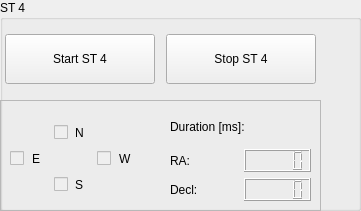
     <widget class="QGroupBox" name="gbST4">
      <property name="geometry">
       <rect>
        <x>410</x>
        <y>200</y>
        <width>361</width>
        <height>211</height>
       </rect>
      </property>
      <property name="title">
       <string>ST 4</string>
      </property>
      <widget class="QFrame" name="frame_3">
       <property name="geometry">
        <rect>
         <x>0</x>
         <y>100</y>
         <width>321</width>
         <height>111</height>
        </rect>
       </property>
       <property name="frameShape">
        <enum>QFrame::StyledPanel</enum>
       </property>
       <property name="frameShadow">
        <enum>QFrame::Raised</enum>
       </property>
       <widget class="QWidget" name="layoutWidget_4">
        <property name="geometry">
         <rect>
          <x>10</x>
          <y>20</y>
          <width>125</width>
          <height>77</height>
         </rect>
        </property>
        <layout class="QGridLayout" name="gridLayout">
         <item row="0" column="2">
          <widget class="QCheckBox" name="cbST4North">
           <property name="enabled">
            <bool>false</bool>
           </property>
           <property name="text">
            <string/>
           </property>
          </widget>
         </item>
         <item row="0" column="3">
          <widget class="QLabel" name="lst4n">
           <property name="text">
            <string>N</string>
           </property>
          </widget>
         </item>
         <item row="1" column="0">
          <widget class="QCheckBox" name="cbST4East">
           <property name="enabled">
            <bool>false</bool>
           </property>
           <property name="text">
            <string/>
           </property>
          </widget>
         </item>
         <item row="1" column="1">
          <widget class="QLabel" name="lst4e">
           <property name="text">
            <string>E</string>
           </property>
          </widget>
         </item>
         <item row="1" column="4">
          <widget class="QCheckBox" name="cbST4West">
           <property name="enabled">
            <bool>false</bool>
           </property>
           <property name="text">
            <string/>
           </property>
          </widget>
         </item>
         <item row="1" column="5">
          <widget class="QLabel" name="lst4w">
           <property name="text">
            <string>W</string>
           </property>
          </widget>
         </item>
         <item row="2" column="2">
          <widget class="QCheckBox" name="cbST4South">
           <property name="enabled">
            <bool>false</bool>
           </property>
           <property name="text">
            <string/>
           </property>
          </widget>
         </item>
         <item row="2" column="3">
          <widget class="QLabel" name="lsst4s">
           <property name="text">
            <string>S</string>
           </property>
          </widget>
         </item>
        </layout>
       </widget>
       <widget class="QWidget" name="layoutWidget_14">
        <property name="geometry">
         <rect>
          <x>170</x>
          <y>10</y>
          <width>141</width>
          <height>91</height>
         </rect>
        </property>
        <layout class="QVBoxLayout" name="verticalLayout_11">
         <item>
          <widget class="QLabel" name="lST4Dur">
           <property name="text">
            <string>Duration [ms]:</string>
           </property>
          </widget>
         </item>
         <item>
          <layout class="QGridLayout" name="gridLayout_9">
           <item row="0" column="0">
            <widget class="QLabel" name="lST4RA">
             <property name="text">
              <string>RA:</string>
             </property>
            </widget>
           </item>
           <item row="0" column="1">
            <widget class="QLCDNumber" name="lcdPulseRA"/>
           </item>
           <item row="1" column="0">
            <widget class="QLabel" name="lST4Decl">
             <property name="text">
              <string>Decl:</string>
             </property>
            </widget>
           </item>
           <item row="1" column="1">
            <widget class="QLCDNumber" name="lcdPulseDecl">
             <property name="digitCount">
              <number>5</number>
             </property>
             <property name="intValue" stdset="0">
              <number>0</number>
             </property>
            </widget>
           </item>
          </layout>
         </item>
        </layout>
       </widget>
      </widget>
      <widget class="QWidget" name="layoutWidget">
       <property name="geometry">
        <rect>
         <x>0</x>
         <y>29</y>
         <width>321</width>
         <height>61</height>
        </rect>
       </property>
       <layout class="QHBoxLayout" name="horizontalLayout_10">
        <item>
         <widget class="QPushButton" name="pbStartST4">
          <property name="minimumSize">
           <size>
            <width>150</width>
            <height>50</height>
           </size>
          </property>
          <property name="maximumSize">
           <size>
            <width>150</width>
            <height>50</height>
           </size>
          </property>
          <property name="text">
           <string>Start ST 4</string>
          </property>
         </widget>
        </item>
        <item>
         <widget class="QPushButton" name="pbStopST4">
          <property name="minimumSize">
           <size>
            <width>150</width>
            <height>50</height>
           </size>
          </property>
          <property name="maximumSize">
           <size>
            <width>150</width>
            <height>50</height>
           </size>
          </property>
          <property name="text">
           <string>Stop ST 4</string>
          </property>
         </widget>
        </item>
       </layout>
      </widget>
     </widget>
